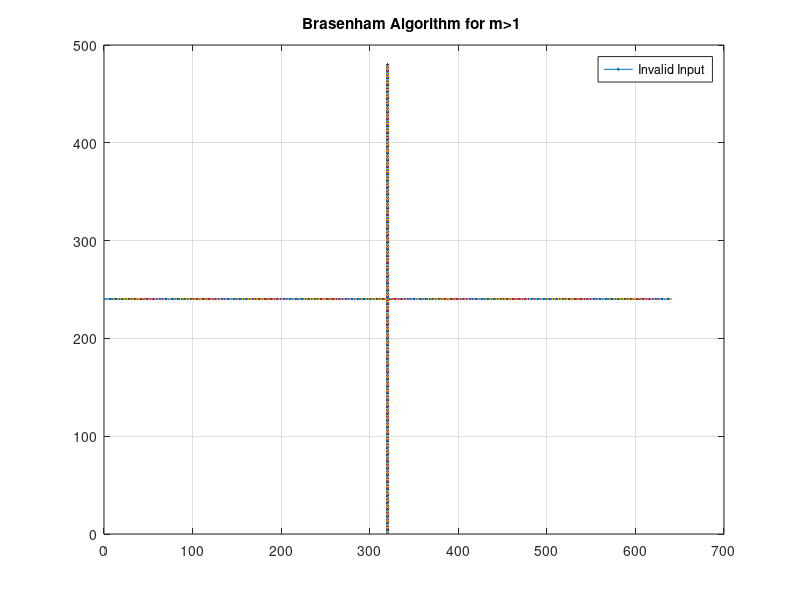

MATLAB code for this plot:
clear all;
xmax=640;
ymax=480;
x1=input('Enter a value for x1: ');
y1=input('Enter a value for y1: ');
x2=input('Enter a value for x2: ');
y2=input('Enter a value for y2: ');
for i=1:640
x=i;
y=ymax/2;
plot(x,y);
hold on;
end
for i=1:480
y=i;
x=xmax/2;
plot(x,y);
hold on;
end
title('Brasenham Algorithm for m>1 ');
dx=abs(x2-x1);
dy=abs(y2-y1);
if(abs(dx)<abs(dy))
p=2*dx-dy;
if(x1>x2)
x=x2;
y=y2;
xend=y1;
else
x=x1;
y=y1;
xend=y2;
end
p=2*dx-dy;
while(y<=xend)
y=y+1;
if(p<0)
p=p+2*dx;
else
x=x+1;
p=p+2*(dx-dy);
end
plot(320+x,240+y,"ok");
hold on;
end
else
legend(sprintf('Invalid Input'));
end
grid on;
